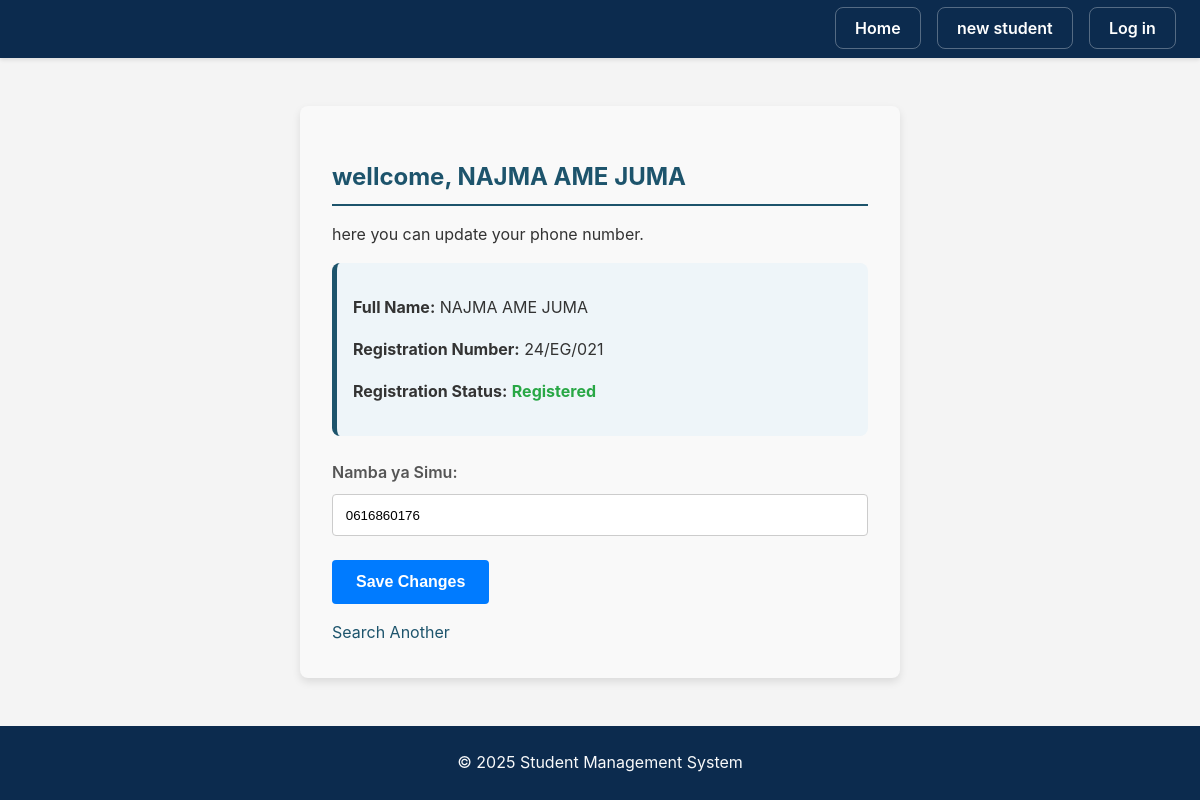
The app's page /student/2/update/ with its own data.
### students/models.py (models this page shows, shortened)
class Student(models.Model):
    registration_number = models.CharField(max_length=50, unique=True, verbose_name="Namba ya Usajili")
    full_name = models.CharField(max_length=255, unique=True, verbose_name="Jina Kamili")
    phone_number = models.CharField(max_length=15, blank=True, null=True, verbose_name="Namba ya Simu")
    is_registered = models.BooleanField(default=False)

### students/views.py (the view)
# urls.py: path('student/<int:pk>/update/', student_update, name='student_update'),
def student_update(request, pk):
    student = get_object_or_404(Student, pk=pk)
    if request.method == 'POST':
        form = StudentUpdateForm(request.POST, instance=student)
        if form.is_valid():
            updated_student = form.save(commit=False)
            updated_student.is_registered = bool(updated_student.phone_number)
            if form.has_changed():
                updated_student.save()
                messages.success(request, 'Taarifa zako zimesasishwa kikamilifu!')
            else:
                messages.info(request, 'Hakuna mabadiliko yaliyofanywa.')
            return redirect('student_update', pk=student.pk)
    else:
        form = StudentUpdateForm(instance=student)
    context = {
        'form': form,
        'student': student
    }
    return render(request, 'students/student_update.html', context)

### students/forms.py
class StudentUpdateForm(forms.ModelForm):
    class Meta:
        model = Student
        fields = ['phone_number']

### students/templates/students/student_update.html (shortened to what this page needs)
{% extends 'students/base.html' %}
{% block content %}
<div class="container update-container">
    <h2>wellcome, {{ student.full_name }}</h2>
    <p>here you can update your phone number.</p>
    <div class="student-details">
        <p><strong>Full Name:</strong> {{ student.full_name }}</p>
        <p><strong>Registration Number:</strong> {{ student.registration_number }}</p>
        <p><strong>Registration Status:</strong> {% if student.is_registered %} <span style="color: #28a745; font-weight: bold;">Registered</span> {% else %} <span style="color: #dc3545; font-weight: bold;">Not Registered</span> {% endif %}</p>
    </div>
    <form method="POST">
        <div class="form-group">
            {{ form.phone_number.label_tag }}
            {{ form.phone_number }}
        </div>
        <button type="submit">Save Changes</button>
    </form>
    <a href="{% url 'student_login' %}" class="back-link">Search Another</a>
</div>
{% endblock %}

### students/static/students/css/styles.css (style rules this page uses)
body { font-family: -apple-system, BlinkMacSystemFont, "Segoe UI", Roboto, Helvetica, Arial, sans-serif; line-height: 1.6; background-color: #F4F4F4; color: #333; margin: 0; padding: 0; display: flex; flex-direction: column; min-height: 100vh; }
.container { max-width: 1400px; margin: 2rem auto; padding: 2rem; background: #ffffff; box-sizing: border-box; border-radius: 8px; box-shadow: 0 4px 8px rgba(0, 0, 0, 0.1); animation: fadeInUp 1s; }
h2 { color: #1D546C; margin-bottom: 1rem; border-bottom: 2px solid #1D546C; padding-bottom: 0.5rem; }
p { margin-bottom: 1rem; }
form { margin-top: 1.5rem; }
.form-group { margin-bottom: 1.5rem; }
.form-group label { display: block; margin-bottom: 0.5rem; font-weight: 600; color: #555; }
input[type="text"] { width: 100%; padding: 0.8rem; border: 1px solid #ccc; border-radius: 4px; box-sizing: border-box; transition: border-color 0.3s; }
button, .button, input[type="submit"] { display: inline-block; background-color: #007bff; color: #ffffff; padding: 0.8rem 1.5rem; border: none; border-radius: 4px; cursor: pointer; text-decoration: none; font-size: 1rem; font-weight: 600; transition: background-color 0.3s, transform 0.2s; }
.student-details { background: #eef5f9; padding: 1rem; border-radius: 8px; margin-bottom: 1.5rem; border-left: 5px solid #1D546C; }
.back-link { display: inline-block; margin-top: 1rem; color: #1D546C; text-decoration: none; }

### students/templates/students/student_update.html (style rules this page uses)
.update-container { max-width: 600px; margin: 2rem auto; padding: 2rem; background-color: #f9f9f9; border-radius: 8px; box-shadow: 0 4px 8px rgba(0,0,0,0.1); }

### records on screen
Student: full_name "NAJMA AME JUMA", registration_number "24/EG/021", phone_number "0616860176"
